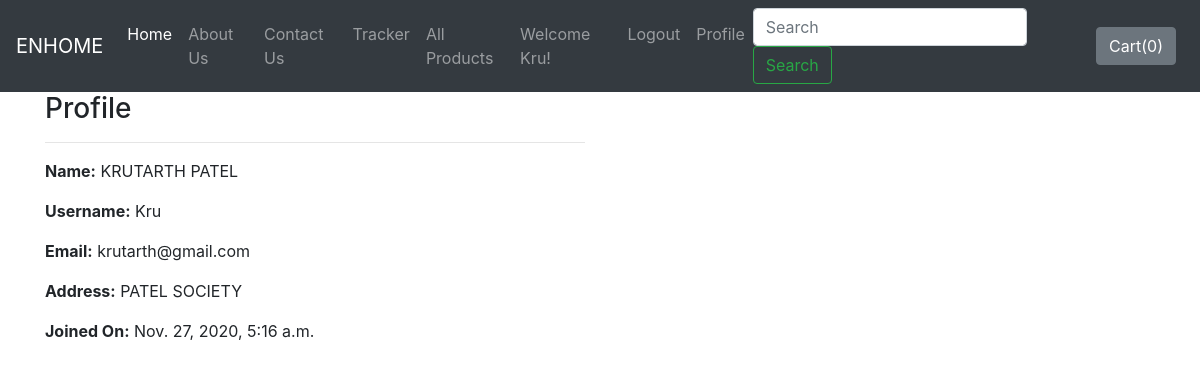
The page /shop/profile/ (signed in) on the database its author committed.
### shop/models.py (models this page shows, shortened)
class Customer(models.Model):
    user = models.OneToOneField(User, on_delete=models.CASCADE)
    full_name = models.CharField(max_length=200)
    address = models.CharField(max_length=200, null=True, blank=True)
    joined_on = models.DateTimeField(auto_now_add=True)

### shop/views.py (the view)
# urls.py: path('profile/',CustomerProfile.as_view(),name="profile"),
class CustomerProfile(TemplateView):
    template_name = "shop/profile.html"
    def dispatch(self, request, *args, **kwargs):
        if request.user.is_authenticated and request.user.customer:
            pass
        else:
            return redirect("/login/?next=/profile")
        return super().dispatch(request, *args, **kwargs)
    def get_context_data(self, **kwargs):
        context=super().get_context_data(**kwargs)
        customer=self.request.user.customer
        context['customer']=customer
        return context

### shop/templates/shop/profile.html (shortened to what this page needs)
{% extends 'shop/base.html' %}
{% block body %}
<div class="container">
    <div class="row">
        <div class="col-md-6">
            <h3>Profile</h3><hr>
            <p><span class="font-weight-bold">Name:</span> {{customer.full_name}}</p>
            <p><span class="font-weight-bold">Username:</span> {{customer.user.username}}</p>
            <p><span class="font-weight-bold">Email:</span> {{customer.user.email}}</p>
            <p><span class="font-weight-bold">Address:</span> {{customer.address}}</p>
            <p><span class="font-weight-bold">Joined On:</span> {{customer.joined_on}}</p>
        </div>
    </div>
</div>
{% endblock %}

### shop/templates/shop/base.html (shortened to what this page needs)
<!doctype html>
<html lang="en">
  <head>
    <link rel="stylesheet" href="https://stackpath.bootstrapcdn.com/bootstrap/4.2.1/css/bootstrap.min.css">
  </head>
  <body>
      {% load static %}
    <nav class="navbar navbar-expand-lg navbar-dark bg-dark">
  <a class="navbar-brand" href="#">ENHOME</a>
  <div class="collapse navbar-collapse" id="navbarSupportedContent">
    <ul class="navbar-nav mr-auto">
      <li class="nav-item active">
        <a class="nav-link" href="/">Home <span class="sr-only">(current)</span></a>
      </li>
      <li class="nav-item">
        <a class="nav-link" href="/shop/about">About Us</a>
      </li>
      <li class="nav-item">
        <a class="nav-link" href="/shop/contact">Contact Us</a>
      </li>
      <li class="nav-item">
        <a class="nav-link" href="/shop/tracker">Tracker</a>
      </li>
      <li class="nav-item">
        <a class="nav-link" href="/shop/categories">All Products</a>
      </li>
      {% if request.user.customer %}
      <li class="nav-item">
        <a class="nav-link" href="#">Welcome {{request.user.username}}!</a>
      </li>
      <li class="nav-item">
        <a class="nav-link" href="/shop/logout">Logout</a>
      </li>
      <li class="nav-item">
        <a class="nav-link" href="/shop/profile">Profile</a>
      </li>
      {% endif %}
    </ul>
    <form method="get" action="/shop/search/" class="form-inline my-2 my-lg-0">
      <input class="form-control mr-sm-2" type="search" placeholder="Search" aria-label="Search" name="search" id="search">
      <button class="btn btn-outline-success my-2 my-sm-0" type="submit">Search</button>
    </form>
    <button type="button" class="btn btn-secondary mx-2" id="popcart" data-html="true" data-container="body" data-toggle="popover" data-placement="bottom" data-content="Vivamus
sagittis lacus vel augue laoreet rutrum faucibus.">
   Cart(<span id="cart">0</span>)
</button>
  </div>
</nav>
    {% block body %}
    {% endblock %}
  </body>
</html>

### rows shown on the page
Customer: full_name "KRUTARTH PATEL", user.username "Kru", user.email "krutarth@gmail.com", address "PATEL SOCIETY", joined_on "Nov. 27, 2020, 5:16 a.m."

### other values the page prints
{{ request.user.username }} "Kru"
